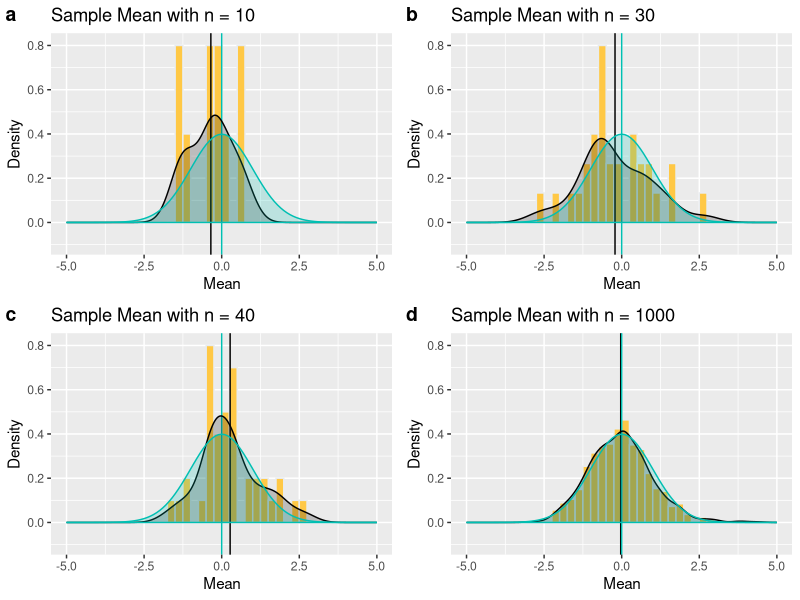
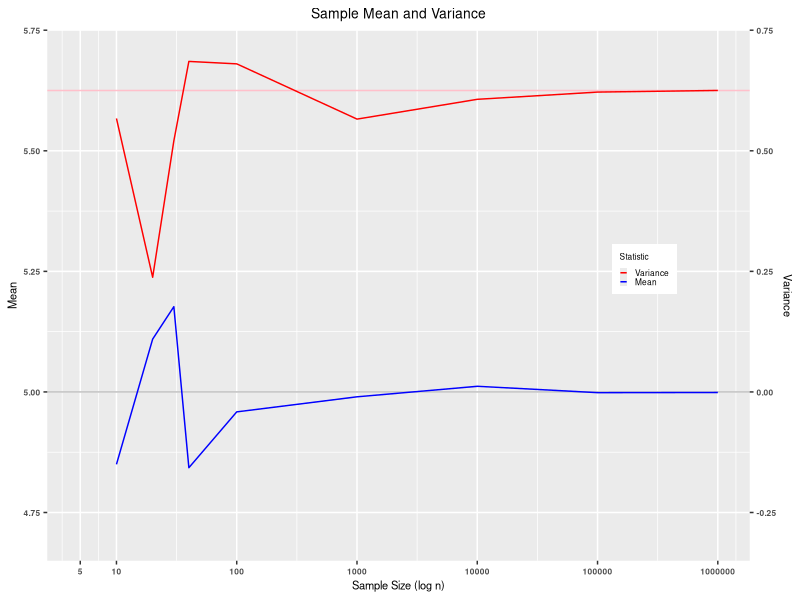

Write R code to recreate these figures, in order.
## ---- chunk 1
knitr::opts_chunk$set(echo = TRUE)
## ---- chunk 2
options(scipen = 999)
options(digits = 3)

# Verify the simulation data is formatted as a list of n matrices
VERIFY_SOURCE_FILE = FALSE    # store to file
VERIFY_SOURCE_SCR  = FALSE    # print to screen
RUN_SIM_VERIFY     = FALSE    # run verification tests

# Verify the mean column data is stored as a list of lists.
VERIFY_MEAN_DISTRIB_FILE  = FALSE
VERIFY_MEAN_DISTRIB_SCR   = FALSE
RUN_VERIFY_MEAN_DISTRIB   = FALSE

# Verify the mean distribution images
VERIFY_MEAN_DIST_IMG      = FALSE
VERIFY_MEAN_DIST_IMG_FILE = FALSE
RUN_MEAN_DIST_IMG         = FALSE

# Verify the simulation data
VERIFY_SAMPLE_STATS_FILE  = FALSE
VERIFY_SAMPLE_STATS_SCR   = FALSE
RUN_VERIFY_STATS          = FALSE

# Verify the mean convergence image
VERIFY_CONVERGE_IMG       = FALSE
RUN_VERIFY_CONVERGE_IMG   = FALSE

# Verify the Tooth image
VERIFY_TOOTH_DATA         = FALSE
RUN_VERIFY_TOOTH_DATA     = FALSE

# Verify the TOOTH image
VERIFY_TOOTH_IMG          = FALSE
RUN_VERIFY_TOOTH_IMG      = FALSE

# Verify the convergence table
VERIFY_CONVERGE_TABLE     = FALSE
RUN_VERIFY_CONVERGE_TABLE = FALSE

# Verify the convergence table
VERIFY_TOOTH_SUMMARY      = FALSE
RUN_VERIFY_TOOTH_SUMMARY  = FALSE

# Verify the convergence table
RUN_CALCULATE_AREA_D      = FALSE
VERIFY_CALCULATE_AREA_D   = FALSE

# Verify the convergence table
EXECUTE      = TRUE

library(dplyr)
library(ggplot2)
library(gridExtra)
library(knitr)
library(kableExtra)
library(ggpubr)
library(matrixStats)
library(data.table)
library(sfsmisc)

set.seed(2063)


lambda       <- 0.2
sampleSize   <- 40
mu           <- 1/lambda
sigma        <- 1/lambda
variance     <- sigma^2
sampleSD     <- sigma/sqrt(sampleSize)

if(FALSE)
{
  print("CONSTANTS")
  print(paste0("lambda            = ", lambda))
  print(paste0("sampleSize        = ", sampleSize))
  print(paste0("mu                = ", mu))
  print(paste0("sigma             = ", sigma))
  print(paste0("variance          = ", variance))
  print(paste0("sampleSD          = ", sampleSD))
}

## ---- chunk 3
# 
# generateSampleMeansLists <- function(sampleRepetition)
# {
#   if(RUN_SIM_VERIFY & VERIFY_MEAN_DISTRIB_SCR | FALSE)
#   {
#     print("generateSampleMeansLists: verify inputs")
#     print(paste0("sampleRepetitions = ", sampleRepetition))
#     print(paste0("sampleSize   = ", sampleSize))
#     print(paste0("lambda       = ", lambda))
#   }
# 
#   # ----------------------------------------------------------------------------------
#   simData <- list()
# 
#   for (i in 1:length(sampleRepetition)) {
#     simData[[i]] <- matrix(rexp(sampleRepetition[i]*sampleSize, lambda),
#                                    nrow = sampleSize, ncol = sampleRepetition[i])
#   }
# 
# 
#   # ----------------------------------------------------------------------------------
# 
#   if(RUN_SIM_VERIFY & VERIFY_SOURCE_FILE | FALSE)
#   {
#     print("generateSampleMeansLists: store in simData_#.csv")
#     filename <- paste0("simData_", sampleRepetition[i], ".csv")
#     write.csv(sampleMatrix, filename, row.names=FALSE)
#   }
# 
#   if(RUN_SIM_VERIFY & VERIFY_SOURCE_SCR | FALSE)
#   {
#     print("generateSampleMeansLists: ")
#     print(simData)
#   }
# 
#   return (simData)
# }
# 
# if(RUN_SIM_VERIFY)
# {
#   sampleRepetition  <- c(10, 20, 30, 40)
# 
#   simData <- generateSampleMeansLists(sampleRepetition)
# 
#   print("RUN_SIM_VERIFY: simData")
#   print(simData)
# }

## ---- chunk 4
# 
# generateMeanDist <- function(sampleRepetition, simData)
# {
#   if(VERIFY_MEAN_DISTRIB_SCR | FALSE)
#   {
#     print("generateMeanDist: verify inputs")
#     print(paste0("sampleRepetitions = ", sampleRepetition))
#     print(paste0("lambda            = ", lambda))
#     print(paste0("mu                = ", mu))
#     print(paste0("variance            = ", variance))
#     print(paste0("sampleSD         = ", sampleSD))
#     # print("simData = ")
#     # print(simData)
#     print("Test sim data separately")
#   }
# 
#   # ----------------------------------------------------------------------------------
#   # distributions     <- list()
#   sampleMeansLists <- list()
# 
#   for (i in 1:length(sampleRepetition)) {
#     sampleMeansLists[[i]]   <- colMeans(simData[[i]])
#   }
# # 
# #   transformToN <- function(sample) {
# #     (sample - mu)/sampleSD
# #   }
# # 
# #   for (i in 1:length(sampleRepetition)) {
# #     sampleMeansLists[[i]]   <- lapply(distributions[[i]], transformToN)
# #     sampleMeansLists[[i]]   <- c(unlist(sampleMeansLists[[i]]))
# #   }
#   
#   if(VERIFY_MEAN_DISTRIB_SCR | FALSE)
#   {
#     for (i in 1:length(sampleRepetition)) {
#       # print("distributions = ")
#       # print(distributions[i])
#       print("sampleMeansLists = ")
#       print(sampleMeansLists[i])
#     }
#   }
# 
#   # ----------------------------------------------------------------------------------
# 
#   if(VERIFY_MEAN_DISTRIB_FILE | FALSE)
#   {
#     print("generateMeanDist: store in simData_#.csv")
#     for (i in 1:length(sampleRepetition)) {
#       filename <- paste0("sampleMeansLists_", sampleRepetition[i], ".csv")
#       write.csv(sampleMeansLists[[i]], filename, row.names=FALSE)
#       
#       filename2 <- paste0("distributions_", sampleRepetition[i], ".csv")
#       write.csv(distributions[[i]], filename2, row.names=FALSE)
#     }
#   }
# 
#   if(VERIFY_MEAN_DISTRIB_SCR | FALSE)
#   {
#     print("generateMeanDist: sampleMeansLists")
#     print(sampleMeansLists)
#   }
# 
#   return (sampleMeansLists)
# }
# 
# if(RUN_VERIFY_MEAN_DISTRIB)
# {
#   sampleRepetition  <- c(10, 20, 30, 40)
# 
#   simData           <- generateSampleMeansLists(sampleRepetition)
#   sampleMeansLists <- generateMeanDist(sampleRepetition, simData)
#   # sampleMeansLists <- generateSampleMeansLists(sampleRepetition)
# 
#   print("RUN_VERIFY_MEAN_DISTRIB: sampleMeansLists")
#   print(sampleMeansLists)
# }

## ---- chunk 5

generateSampleMeansLists <- function(sampleRepetition)
{
  # ----------------------------------------------------------------------------------
  simData <- list()
  sampleMeansLists <- list()

  # for (i in 1:length(sampleRepetition)) {
  #   simData[[i]] <- matrix(rexp(sampleRepetition[i]*sampleSize, lambda),
  #                                  nrow = sampleSize, ncol = sampleRepetition[i])
  # }
  # # ----------------------------------------------------------------------------------
  # 
  # for (i in 1:length(sampleRepetition)) {
  #   sampleMeansLists[[i]]   <- colMeans(simData[[i]])
  # }

  # ----------------------------------------------------------------------------------

  for (i in 1:length(sampleRepetition)) {
    simData[[i]] <- matrix(rexp(sampleRepetition[i]*sampleSize, lambda),
                                   nrow = sampleSize, ncol = sampleRepetition[i])
    sampleMeansLists[[i]]   <- colMeans(simData[[i]])
  }

  # ----------------------------------------------------------------------------------

  return (sampleMeansLists)
}

## ---- chunk 6

generateSampleMeansStats <- function (sampleRepetition, sampleMeansLists)
{
  if(VERIFY_SAMPLE_STATS_SCR | FALSE)
  {
    print("generateSampleMeansStats: verify inputs")
    print(paste0("mu           = ", mu))
    print(paste0("var          = ", var))
    # print("sampleRepetition = ")
    # print(sampleRepetition)
    print("Test sampleRepetition separately")
    # print("sampleMeansLists = ")
    # print(sampleMeansLists)
    print("Test sampleMeansLists separately")
  }

  # -----------------------------------------------------------------------------
  sampleStats <- data.frame(N_obs = integer(), mu = double(), muErr = double(), 
                            variation = double(), varErr = double())  
  for (i in 1:length(sampleRepetition)) {
    xbar     <- mean(sampleMeansLists[[i]])
    variance <- var(sampleMeansLists[[i]])

    sampleStats  <- rbind(sampleStats, 
                           c(sampleRepetition[i], xbar, abs((mu - xbar)/xbar),
                             variance, abs((var - variance)/variance)))
  }
  colnames(sampleStats) <- c("NRep", "Mean", "Mean\nAbsolute\nError", 
                             "Variance", "Variance\nAbsolute\nError")
  # -----------------------------------------------------------------------------
  
  return (sampleStats)
}

if(RUN_VERIFY_STATS)
{
  lambda       <- 0.2
  sampleSize   <- 40
  mu           <- 1/lambda
  var          <- mu^2/sqrt(sampleSize)
  sampleRepetition  <- c(10, 20, 30, 40)

  simData           <- generateSampleMeansLists(sampleRepetition, sampleSize, lambda)
  sampleMeansLists <- calcSampleMeansLists(sampleRepetition, simData)
  sampleMeansStats  <- generateSampleMeansStats(sampleRepetition, sampleMeansLists, mu, var)
  print("RUN_VERIFY_STATS: sampleMeansStats")
  print(sampleMeansStats)
}

## ---- chunk 7

imageMeanDistribution <- function(sampleRepetition, sampleMeansLists, binRange)
{
  if(VERIFY_MEAN_DIST_IMG | FALSE)
  {
    print("imageMeanDistribution: verify inputs")
    print(paste0("sampleRepetitions = ", sampleRepetition))
    print(paste0("sampleSize        = ", sampleSize))
    print(paste0("lambda            = ", lambda))
    print(paste0("mu                = ", mu))
    print(paste0("variance          = ", variance))
    print(paste0("sampleSD          = ", sampleSD))
    # print("binRange = ")
    # print(binRange)
    print("Test binRange separately")
    # print("sampleMeansLists = ")
    # print(sampleMeansLists)
    print("Test sampleMeansLists separately")
  }
  # -----------------------------------------------------------------------------
  label <- c("a", "b","c","d")
  pltList <- list()

  transformToN <- function(sample) {
    (sample - mu)/sampleSD
  }

  for (i in 1:length(sampleRepetition)) {
    frame <- data.frame(pdf = c(unlist(lapply(sampleMeansLists[[i]], transformToN))))

    if(VERIFY_MEAN_DIST_IMG | TRUE)
    {
      print("imageMeanDistribution: frame")
      print(frame)
    }

    if(VERIFY_MEAN_DIST_IMG_FILE | FALSE)
    {
      print("generateMeanDist: store in simData_#.csv")
      filename <- paste0("sampleMeansListsIMG_", sampleRepetition[i], ".csv")
      write.csv(sampleMeansLists[[i]], filename, row.names=FALSE)
      
      filename2 <- paste0("frame", sampleRepetition[i], ".csv")
      write.csv(frame, filename2, row.names=FALSE)

    }

    pltList[[i]] <- ggplot(frame, aes(x = pdf)) +
      geom_histogram(aes(y = after_stat(density)), breaks = binRange, fill = "#ffc845",
                     color = "#e9ecef") +
      geom_vline(aes(xintercept=mean(pdf)), color="#000000", linewidth = 0.5) +
      geom_vline(aes(xintercept = 0.0), color="#00bfb2", linewidth = 0.5) +
      geom_density(alpha = 0.2, color = "#000000", fill="#000000")  +
      stat_function(fun = function (x)
        dnorm(x, mean =  0, sd = 1),
        color = "#00bfb2", fill = "#00bfb2",
                geom = "area", alpha = 0.2) +
      ggtitle(paste0("Sample Mean with n = ", sampleRepetition[i])) +
      scale_x_continuous(limits = c(-5, 5), "Mean") +
      scale_y_continuous(limits = c(-0.1, 0.81), "Density")
  }

  plt <- ggarrange(pltList[[1]], pltList[[2]], pltList[[3]], pltList[[4]],
          labels = label,
          ncol = 2, nrow = 2)

  ggsave(plot = plt, width = 6.0, height = 4.0, dpi = 300,
         filename = "distribution.png")

}

if(RUN_MEAN_DIST_IMG)
{
  sampleRepetition  <- c(10, 20, 30, 1000)
  binRange          <- seq(-3.0, 3.0, by = 0.5)

  simData           <- generateSampleMeansLists(sampleRepetition)
  sampleMeansLists <- generateMeanDist(sampleRepetition, simData)
  imageMeanDistribution(sampleRepetition, sampleMeansLists, binRange)

  print("RUN_MEAN_DIST_IMG: check image")
}

## ---- chunk 8
# ```{r smGraph, echo = FALSE, fig.dim = c(4, 2)}

imageConvergencePlot <- function(sampleRepetition, sampleStats)
{
  if(VERIFY_CONVERGE_IMG | FALSE)
  {
    print("generateSampleMeansStats: verify inputs")
    print(paste0("mu           = ", mu))
    print(paste0("var          = ", var))
    # print("sampleRepetition = ")
    # print(sampleRepetition)
    print("Test sampleRepetition separately")
    print("sampleStats = ")
    print(sampleStats)
    # print("Test sampleStats separately")
  }

  
  sampleStats <- cbind(sampleStats, OffsetVar = sampleStats$Variance + 5)
  # names(sampleStats) <- c("size", "mean", "variance")

  graphTics   <- c(5, 10, 100, 1000, 10000, 100000, 1000000)

  plt <- ggplot(sampleStats, aes(x = as.numeric(NRep))) +
    geom_hline(yintercept = 5, color="gray", linewidth = 0.5) +
    geom_hline(yintercept = 5.625, color="pink", linewidth = 0.5) +
    geom_line(aes(y=OffsetVar, color='Variance')) +
    geom_line(aes(y=Mean, color='Mean')) +
    scale_x_log10(breaks = graphTics, limits = c(4.9, 1000000.0)) +
    # scale_x_log10(breaks = graphTics, limits = c(0.1, 1000000.0)) +
    scale_y_continuous(limits = c( 4.7, 5.7 ), "Mean",
    sec.axis = sec_axis(~ . -5, name = "Variance")) +
    ggtitle("Sample Mean and Variance") + xlab("Sample Size (log n)") +
    scale_color_manual(
      name='Statistic', breaks=c('Variance', 'Mean'),
      values=c('Mean'='blue', 'Variance'='red')) +
    theme(plot.title = element_text(size = 10, hjust = 0.5),
          axis.title.x = element_text(size = 8),
          axis.title.y = element_text(size = 8),
          axis.text.x = element_text(face="bold", size=6),
          axis.text.y = element_text(face="bold", size=6),
          legend.title = element_text(size = 6),
          legend.text = element_text(size = 6),
          legend.key.size = unit(2, 'mm'),
          legend.position = c(0.85, 0.55))

  ggsave(plot = plt, width = 4.0, height = 2.5, dpi = 300,
         filename = "converge.png")

}

## ---- chunk 9
generateConvergeTable <- function (sampleMeansStats)
{
  if(VERIFY_CONVERGE_TABLE | FALSE)
  {
    print("imageConvergence: verify inputs")
    print(paste0("sampleMeansStats  = ", sampleMeansStats))
  }

  # -----------------------------------------------------------------------------

  resTable <- knitr::kable(sampleMeansStats, "latex",
    caption = paste0("table"),
    digits = 3, align = "llll",
    # col.names = c("NObs", "Mean", "Mean\nError", "Var", "Var Error"), 
    row.names = TRUE
    ) %>%
    kable_styling(bootstrap_options = c("striped", "hover"),
                  full_width = F,
                  position = "left",
                  font_size = 8) %>%
    column_spec(column=1, width="0.2cm") %>%
    column_spec(column=2, width="1.0cm") %>%
    column_spec(column=3, width="0.7cm") %>%
    column_spec(column=4, width="1.5cm") %>%
    column_spec(column=5, width="1.0cm") %>%
    column_spec(column=6, width="1.5cm") %>%
    kable_classic_2()
  # -----------------------------------------------------------------------------

  return (resTable)

}

if(RUN_VERIFY_CONVERGE_TABLE)
{
  lambda       <- 0.2
  sampleSize   <- 40
  mu           <- 1/lambda
  var          <- mu^2/sqrt(sampleSize)
  sampleRepetition  <- c(10, 100, 1000, 10000, 100000, 1000000)

  simData           <- generateSampleMeansLists(sampleRepetition, sampleSize, lambda)
  sampleMeansLists <- calcSampleMeansLists(sampleRepetition, simData)
  sampleMeansStats  <- getSampleMeansStats(sampleRepetition, sampleMeansLists, mu, var)
  resTable          <- generateConvergeTable(sampleMeansStats)

  print("RUN_VERIFY_CONVERGE_TABLE: : resTable")
}

## ---- chunk 10

generateToothData <- function (ToothGrowth)
{
  if(RUN_VERIFY_TOOTH_DATA | FALSE)
  {
    print("generateToothData: verify inputs")
    print("ToothGrowth = ")
    print(ToothGrowth)
  }

  # -----------------------------------------------------------------------------
  allFactor   <- as.factor(paste0(ToothGrowth$supp, "-", ToothGrowth$dose))
  ToothGrowth <- cbind(ToothGrowth, allFactor)
  # -----------------------------------------------------------------------------

  if(VERIFY_TOOTH_DATA & RUN_VERIFY_TOOTH_DATA | FALSE)
  {
    print("generateToothData: output")
    print("ToothGrowth = ")
    print(ToothGrowth)
  }

  return (ToothGrowth)

}

if(RUN_VERIFY_TOOTH_DATA | FALSE)
{
  doses      = c(0.5, 1.0, 2.0) # mg/day
  supplement = c("OJ", "AA")    # supplement of AA, OJ - Orange Juice, AA - Ascorbic Acid

  nPigs    <- 60
  nLength  <- nPigs/(length(doses)*length(supplement))
  nBins    <- nPigs/nLength
  # bw       <- c(3, 3, 4, 3, 3, 4)

  ToothGrowth <- generateToothData(ToothGrowth)
  print("RUN_VERIFY_TOOTH_DATA: ToothGrowth data")
  print(ToothGrowth)
}


## ---- chunk 11

generateToothImage <- function (ToothGrowth)
{
  if(VERIFY_TOOTH_IMG | FALSE)
  {
    print("generateToothImage: verify inputs")
    print("ToothGrowth = ")
    print(ToothGrowth)
  }

  # -----------------------------------------------------------------------------
ToothGrowth$dotColor <- c(rep("blue",10),
                          rep("green",10),
                          rep("orange",10),
                          rep("purple",10),
                          rep("yellow",10),
                          rep("red",10))

plt <- ggplot(ToothGrowth, aes(x = allFactor, y = len)) +
  geom_boxplot() +
  geom_dotplot(binaxis='y',
               stackdir='center',
               dotsize = 0.5,
               fill = ToothGrowth$dotColor) +
  labs(title="Effect of Vitamin C on Tooth Growth",
       subtitle="Supplement and Dosage",
       caption="Source: C. I. Bliss (1952). The Statistics of Bioassay. Academic Press.",
       x="Supplement (OJ, VC), Dosage(0.5, 1.0, 2.0)",
       y="Tooth Length")


ggsave(plot = plt, width = 4.0, height = 3.5, dpi = 300,
       filename = "teeth.png")
  # -----------------------------------------------------------------------------

}

if(RUN_VERIFY_TOOTH_IMG)
{
  ToothGrowth <- generateToothData(ToothGrowth)
  generateToothImage(ToothGrowth)
  print("RUN_VERIFY_TOOTH_IMG: check image")
}

## ---- chunk 12

# Now in the second portion of the project, we're going to analyze the ToothGrowth data in the R datasets package.
# Load the ToothGrowth data and perform some basic exploratory data analyses

# Provide a basic summary of the data.

# Use confidence intervals and/or hypothesis tests to compare tooth growth by supp and dose. (Only use the techniques from class, even if there's other approaches worth considering)

# State your conclusions and the assumptions needed for your conclusions.

# The response is the length of odontoblasts (cells responsible for tooth
# growth) in 60 guinea pigs. Each animal received one of three dose levels of
# vitamin C (0.5, 1, and 2 mg/day) by one of two delivery methods, orange juice
# or ascorbic acid (a form of vitamin C and coded as AA).
# https://www.rdocumentation.org/packages/datasets/versions/3.6.2/topics/ToothGrowth

## ---- chunk 13

if(EXECUTE & TRUE)
{
  mu           <- 1/lambda
  var          <- mu^2/sqrt(sampleSize)

  # histogram plots
  sampleRepetition  <- c(10, 30, 40, 1000)
  binRange          <- seq(-3.0, 3.0, by = 0.25)
  # simData           <- generateSampleMeansLists(sampleRepetition)
  # sampleMeansLists <- generateMeanDist(sampleRepetition, simData)
  sampleMeansLists <- generateSampleMeansLists(sampleRepetition)
  imageMeanDistribution(sampleRepetition, sampleMeansLists, binRange)

  # convergence plot
  sampleRepetition <- c(10, 20, 30, 40, 100, 1000, 10000, 100000, 1000000)
  # simData <- generateSampleMeansLists(sampleRepetition)
  # sampleMeansLists <- generateMeanDist(sampleRepetition, simData)
  sampleMeansLists <- generateSampleMeansLists(sampleRepetition)

  sampleMeansStats<- generateSampleMeansStats(sampleRepetition, sampleMeansLists)
  sampleStats      <- generateSampleMeansStats(sampleRepetition, sampleMeansLists)
  imageConvergencePlot(sampleRepetition, sampleStats)

  resTable <- generateConvergeTable(sampleMeansStats)
  
  # tooth plot
  # ToothGrowth <- generateToothData(ToothGrowth)
  # generateToothImage(ToothGrowth)
}

## ---- chunk 14
resTable
## ---- chunk 15
  # knitr::kable(statData)
## ---- chunk 16
  # knitr::kable(histogramData)
## ---- chunk 17

# set.seed(101)
# 
# nSamples     <- 40
# lambda       <- 0.2
# mu           <- 1/lambda
# sigma        <- 1/lambda
# var          <- 1/lambda^2
# exponentSampleMatrix <- matrix()
# 
# # Simulate 1,000 samples with 40 observations each
# setSource <- function (sampleSize)
# {
#   meanColMatrix          <- matrix(nrow = 0, ncol = nSamples)
#   
#   # print(paste0("sample len ", length(sampleSize)))
#   # print("meanMat data")
#   # print("sampleSize[i]   mu   sigma")
# 
#   for (i in 1:length(sampleSize)) {
#     
#         #                                    40
#         # +-+-+-+-+-+-+-+-+-+-+-+-+-+-+-+-+-+-+-+-+-+-+-+-+-+-+-+-+-+-+-+-+-+-+-+-+-+-+-+
#         # +-+-+-+-+-+-+-+-+-+-+-+-+-+-+-+-+-+-+-+-+-+-+-+-+-+-+-+-+-+-+-+-+-+-+-+-+-+-+-+
#         # +-+-+-+-+-+-+-+-+-+-+-+-+-+-+-+-+-+-+-+-+-+-+-+-+-+-+-+-+-+-+-+-+-+-+-+-+-+-+-+
#         # +-+-+-+-+-+-+-+-+-+-+-+-+-+-+-+-+-+-+-+-+-+-+-+-+-+-+-+-+-+-+-+-+-+-+-+-+-+-+-+
#         # +-+-+-+-+-+-+-+-+-+-+-+-+-+-+-+-+-+-+-+-+-+-+-+-+-+-+-+-+-+-+-+-+-+-+-+-+-+-+-+  nSamples
#         # +-+-+-+-+-+-+-+-+-+-+-+-+-+-+-+-+-+-+-+-+-+-+-+-+-+-+-+-+-+-+-+-+-+-+-+-+-+-+-+
#         # +-+-+-+-+-+-+-+-+-+-+-+-+-+-+-+-+-+-+-+-+-+-+-+-+-+-+-+-+-+-+-+-+-+-+-+-+-+-+-+
#         # +-+-+-+-+-+-+-+-+-+-+-+-+-+-+-+-+-+-+-+-+-+-+-+-+-+-+-+-+-+-+-+-+-+-+-+-+-+-+-+
#         # +-+-+-+-+-+-+-+-+-+-+-+-+-+-+-+-+-+-+-+-+-+-+-+-+-+-+-+-+-+-+-+-+-+-+-+-+-+-+-+
#         # +-+-+-+-+-+-+-+-+-+-+-+-+-+-+-+-+-+-+-+-+-+-+-+-+-+-+-+-+-+-+-+-+-+-+-+-+-+-+-+
# 
# # MDist   ------------------------------------------------------------------------------> 10z`
# # MDist   ------------------------------------------------------------------------------> 20
# 
#     exponentSampleMatrix <- matrix(rexp(sampleSize[i]*nSamples, lambda), 
#                                    nrow = sampleSize[i], ncol = nSamples)
#           
# 
#     # print("setSource: dims(exponentSampleMatrix)")
#     # print(dim(exponentSampleMatrix))
#     # print("setSource: colMeans(exponentSampleMatrix)")
#     # print(colMeans(exponentSampleMatrix))
#     # print(exponentSampleMatrix)
#     
#     meanColMatrix       <- rbind(meanColMatrix, colMeans(exponentSampleMatrix))
# 
#     filename <- paste0("sampleMatrix", sampleSize[i], ".csv")
#     write.csv(exponentSampleMatrix, filename, row.names=FALSE)
# 
#     filename <- paste0("meanColMatrix", sampleSize[i], ".csv")
#     write.csv(meanColMatrix, filename, row.names=FALSE)
# 
#     mu      <- mean(meanColMatrix[i,])
#     variance   <- var(meanColMatrix[i,])
#     print(paste0(sampleSize[i], "   ", mu, "   ", variance))
#   }
# 
#   return (meanColMatrix)
# }
# 

## ---- chunk 18
# 
# generateSampleStats <- function (sampleSize, meanColMatrix)
# {
#   print("generateSampleStats: meanColMatrix")
#   # print(dim(meanColMatrix))
#   # print(meanColMatrix)
# 
#   sampleStats         <- data.frame()
#   for (i in 1:length(sampleSize)) {
#     # print("generateSampleStats: length(meanColMatrix[i,]")
#     # print(length(meanColMatrix[i,]))
#     # print("generateSampleStats: meanColMatrix[i]")
#     # print(meanColMatrix)
#     sampleStats  <-
#       rbind(sampleStats, list(sampleSize[i], mean(meanColMatrix[i,]), var(meanColMatrix[i,])))
#   }
#   colnames(sampleStats) <- c("Size", "Mean", "Variance")
# 
# print("generateSampleStats: sampleStats")
# # print(sampleStats)
# filename <- paste0("sampleStats", sampleSize[i], ".csv")
# write.csv(sampleStats, filename, row.names = FALSE)
# 
#   return (sampleStats)
# }
# sampleSize   <- c(10, 20, 30, 40)
# # sampleSize   <- c(10, 20, 30, 40, 100, 1000, 10000, 100000, 1000000, 10000000)
# meanColMatrix   <- setSource(sampleSize)
# sampleStats  <- generateSampleStats(sampleSize, meanColMatrix)
